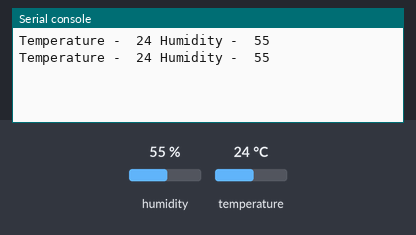
This program was run on a simulated ESP32 board running MicroPython. Parts: the last lines printed to the serial console. The test bench sets the inputs (shaded band); at power-on: humidity 55 %, temperature 24 °C.

Above: at 1.2 s.
1.3 s: humidity set to 22 %
At 2.6 s:
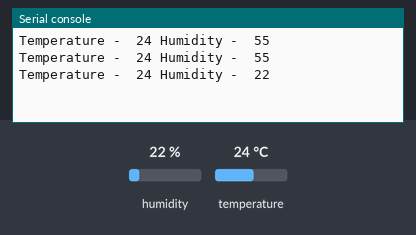
2.8 s: temperature set to 12 °C
At 3.9 s:
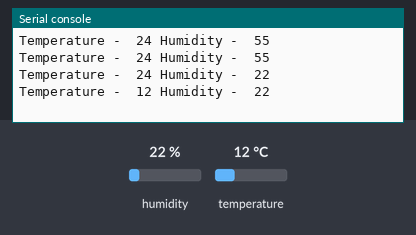
4.3 s: humidity set to 40 %
At 6.0 s:
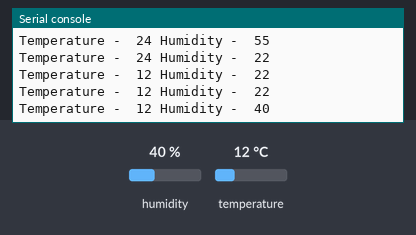
Timing chart, 0 to 7.5 s (numbered marks = the images above; inputs shaded):
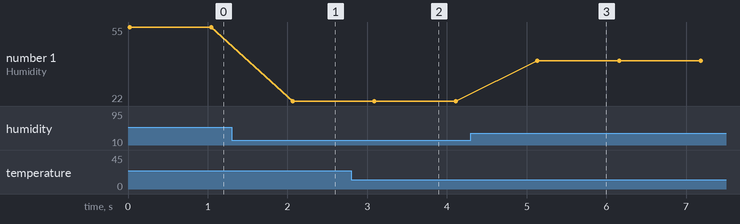

Measured:
- after the input at 1.3 s, the serial console: prints a new line after 0.77 s (image 1)
- after the input at 2.8 s, the serial console: prints a new line after 0.29 s (image 2)
- after the input at 4.3 s, the serial console: prints a new line after 0.84 s (image 3)
- plotted number 1: 55 → 22 after the input at 1.3 s, 22 → 40 after the input at 4.3 s

The program:

DHT11_Sensor.py
```python
# MicroPython DHT11 Temperature and Humidity Sensor
from machine import Pin
import dht
import time

sensor_data = dht.DHT11(Pin(15))

def call_dht():
    sensor_data.measure()
    temp = sensor_data.temperature()
    hum = sensor_data.humidity()
    print('Temperature - ', temp, 'Humidity - ', hum)

while True:
    call_dht()
    time.sleep(1)
```
